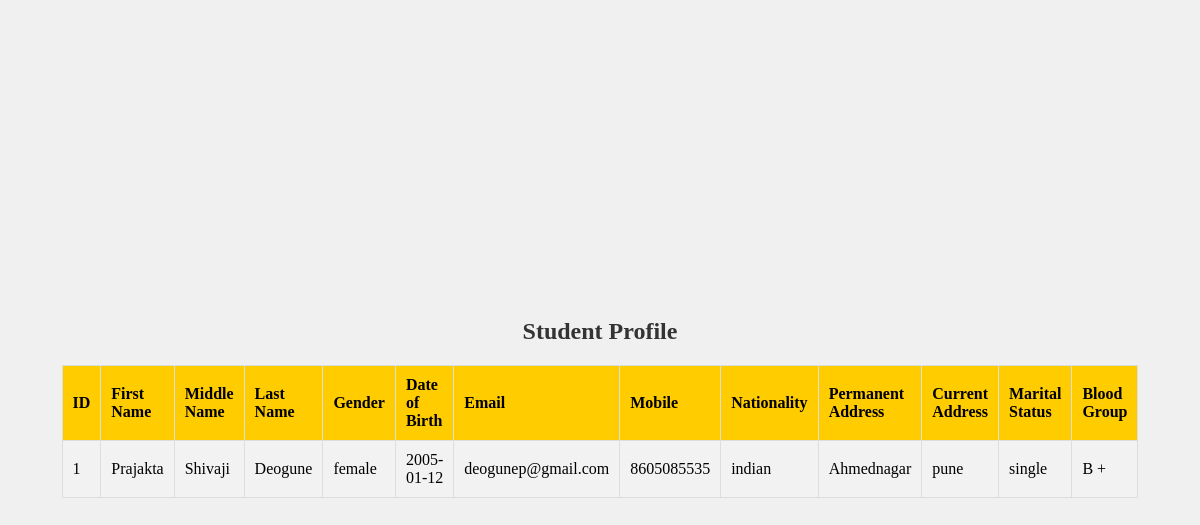
The page /viewstud.php on the database its author committed.
### tables this page shows
CREATE TABLE `students` (
  `id` int(11) NOT NULL,
  `first_name` varchar(100) NOT NULL,
  `middle_name` varchar(100) DEFAULT NULL,
  `last_name` varchar(100) NOT NULL,
  `gender` enum('male','female','other') NOT NULL,
  `dob` date NOT NULL,
  `email` varchar(100) NOT NULL,
  `mobile` varchar(15) NOT NULL,
  `nationality` varchar(50) NOT NULL,
  `permanent_address` text NOT NULL,
  `current_address` text NOT NULL,
  `profile_picture` longblob DEFAULT NULL,
  `marital_status` enum('single','married') NOT NULL,
  `blood_group` varchar(10) NOT NULL
);

### viewstud.php (the view, shortened to what this page needs)
<?php
include "db_connect.php";
$sql = "SELECT * FROM students";
$result = $conn->query($sql);
?>
<!DOCTYPE html>
<html lang="en">
<head>
</head>
<body>
<h1>Student Profile</h1>
<?php
if ($result->num_rows > 0) {
    echo "<table>
            <tr>
                <th>ID</th>
                <th>First Name</th>
                <th>Middle Name</th>
                <th>Last Name</th>
                <th>Gender</th>
                <th>Date of Birth</th>
                <th>Email</th>
                <th>Mobile</th>
                <th>Nationality</th>
                <th>Permanent Address</th>
                <th>Current Address</th>
                <th>Marital Status</th>
                <th>Blood Group</th>
            </tr>";
    while ($row = $result->fetch_assoc()) {
        echo "<tr>
                <td>{$row['id']}</td>
                <td>{$row['first_name']}</td>
                <td>{$row['middle_name']}</td>
                <td>{$row['last_name']}</td>
                <td>{$row['gender']}</td>
                <td>{$row['dob']}</td>
                <td>{$row['email']}</td>
                <td>{$row['mobile']}</td>
                <td>{$row['nationality']}</td>
                <td>{$row['permanent_address']}</td>
                <td>{$row['current_address']}</td>
                <td>{$row['marital_status']}</td>
                <td>{$row['blood_group']}</td>
            </tr>";
    }
    echo "</table>";
} else {
    echo "<p>No records found.</p>";
}
?>
</body>
</html>

### viewstud.php (style rules this page uses)
body { display: flex; flex-direction: column; justify-content: center; align-items: center; height: 100vh; margin: 0; background-color: #f0f0f0; }
h1 { text-align: center; margin-bottom: 20px; font-size: 24px; color: #333; }
table { border-collapse: collapse; width: 80%; margin: 0 auto; }
th, td { padding: 10px; text-align: left; border: 1px solid #ddd; }
th { background-color: #ffcc00; }
tr:nth-child(even) { background-color: #f2f2f2; }

### rows shown on the page
students: id "1", first_name "Prajakta", middle_name "Shivaji", last_name "Deogune", gender "female", dob "2005-01-12", email "deogunep@gmail.com", mobile "8605085535", nationality "indian", permanent_address "Ahmednagar", current_address "pune", marital_status "single", blood_group "B +"
